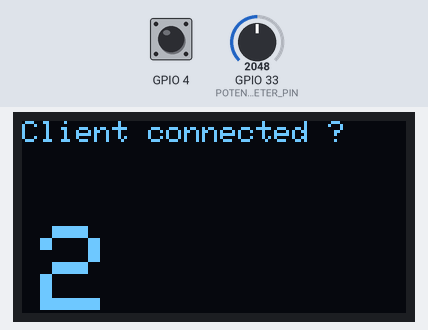
The sketch below on a simulated ESP32. Parts: 128×64 one-colour display. Inputs (shaded band) come from the test bench; at power-on: GPIO 33 (POTENTIOMETER_PIN) = 2048, GPIO 4 HIGH. WiFi joins after 1.5 s; servers stay silent unless stated; what the sketch prints to the serial monitor is not drawn.

Above: at 2.7 s.
2.8 s: GPIO 33 (POTENTIOMETER_PIN) set to 112
4.3 s: GPIO 33 (POTENTIOMETER_PIN) set to 98
At 4.8 s:
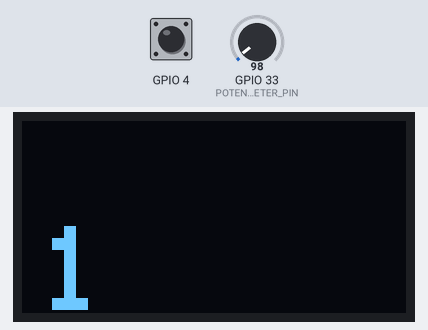
5.8 s: GPIO 33 (POTENTIOMETER_PIN) set to 491
At 6.2 s:
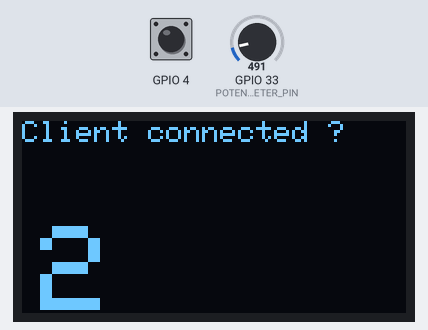
8.9 s: GPIO 33 (POTENTIOMETER_PIN) set to 0
At 9.6 s:
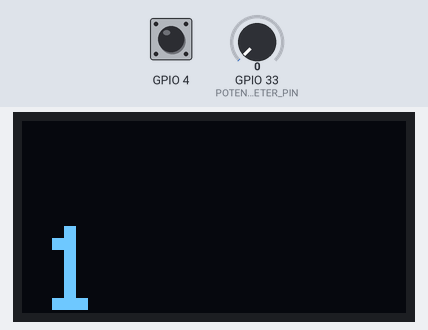
10.4 s: GPIO 33 (POTENTIOMETER_PIN) set to 1228
At 11.0 s:
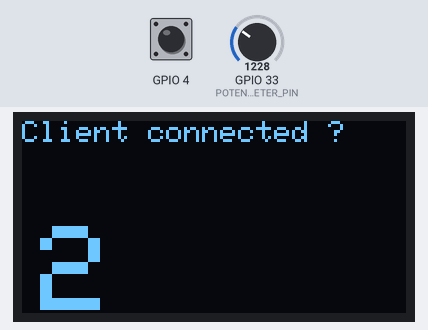
Timing chart, 0 to 12.9 s (numbered marks = the images above; inputs shaded):
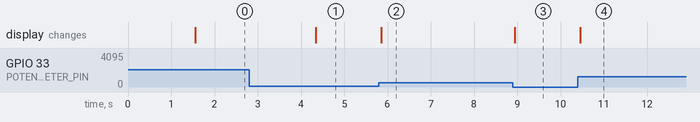

Measured:
- the behaviour switches between 103 and 102 on GPIO 33 (POTENTIOMETER_PIN) (found by bisection; images 0 and 1)
- after the input at 2.8 s, every drawn part: stays the same
- after the input at 4.3 s, the display: changes at once (image 1)
- after the input at 5.8 s, the display: changes after 0.05 s (image 2)
- after the input at 8.9 s, the display: changes at once (image 3)
- after the input at 10.4 s, the display: changes after 0.05 s (image 4)

The sketch:

main_POTE.ino
```cpp
/*
  UDP_Servidor_Multicast
  Created:  2022/09/01
  Last modified: 2022/09/03 23:55:15
  Version: 1.0

  Author: Miguel Grassi
  Contact: migrassi@gmail.com

  Description:
  Requiere un cable con extremo desnudo o soldado a una plaquita PCB conectada al pin
  del Touch0 (GPIO 4 del ESP32 - 7º pin de la derecha, contando desde abajo en NodeMCU)

  Se suscribe a un grupo UDP Multicast (239.1.2.3)
  Ver: https://www.iana.org/assignments/multicast-addresses/multicast-addresses.xhtml

      Al iniciar imprime por puerto serie el IP y puerto UDP que está escuchando

      Cada vez que recibe un mensaje por UDP imprime en el puerto serie:
      - El tipo de mensaje (Unicast, Multicast o Broadcast)
      - El IP y puerto UDP del Sender
      - El IP y puerto UDP propio
      - El Payload (contenido) del mensaje

      Retransmite al grupo UDP lo que recibe en el puerto serie

      Si recibe un número entero o float lo guarda en la variable salto

      Cuando recibe contacto en el Touch 0 manda un al valor guardado en la var salto por el UDP.

  Ver proyecto completo en https://github.com/migrassi/ESP32-Unity-UDP

  (c) 2022 - https://MiguelGrassi.com.ar

*/

#include <Arduino.h> // Esta linea no hace falta si se usa el entorno Arduino
#include "WiFi.h"
#include "AsyncUDP.h"


const char * ssid = "S7YesicaAndroid";
const char * password = "yesica666";

const int puerto = 1234;

AsyncUDP udp;
String miBuffer;
float auxi;
String salto = "1";
String value1 = "1";
String value2 = "2";

int threshold = 40;// Original 60
bool touch0detected = false;
void gotTouch0()
{
  touch0detected = true;
}

#define POTENTIOMETER_PIN  33  // ESP32 pin GIOP36 (ADC0) connected to Potentiometer pin
int sensorValue = 0;        // value read from the pot
int outputValue = 0;        // value output to the PWM (analog
//r1 34
//r2 35
//r3 32
//r4 33
////////////// TFT SCREEN ///////////////////////////////////////
#include <SPI.h>
#include <Wire.h>
#include <Adafruit_GFX.h>
#include <Adafruit_SSD1306.h>
#define SCREEN_WIDTH 128 // OLED display width, in pixels
#define SCREEN_HEIGHT 64 // OLED display height, in pixels
// Declaration for an SSD1306 display connected to I2C (SDA, SCL pins)
#define OLED_RESET     -1 // Reset pin # (or -1 if sharing Arduino reset pin)
Adafruit_SSD1306 display(SCREEN_WIDTH, SCREEN_HEIGHT, &Wire, OLED_RESET);
///////////////////////////////////////////////////////////////////
void setup()
{
  Serial.begin(115200);
  WiFi.mode(WIFI_STA);
  WiFi.begin(ssid, password);
  if (WiFi.waitForConnectResult() != WL_CONNECTED) {
    Serial.println("WiFi Failed");
    while (1) {
      delay(1000);
    }
  }

  ///////////// TFT DISPLAY /////////////
  // SSD1306_SWITCHCAPVCC = generate display voltage from 3.3V internally
  if (!display.begin(SSD1306_SWITCHCAPVCC, 0x3C)) {
    Serial.println(F("SSD1306 allocation failed"));
    for (;;); // Don't proceed, loop forever
  }

  touchAttachInterrupt(T0, gotTouch0, threshold);
  if (udp.listenMulticast(IPAddress(239, 1, 2, 3), puerto)) {
    Serial.print("Escuchando UDP en IP: ");
    Serial.println(WiFi.localIP());
    Serial.print("  Puerto:  ");
    Serial.println(puerto);
    udp.onPacket([](AsyncUDPPacket packet) {

      /////// Display values on the screen
      display.clearDisplay();

      display.setTextSize(1);             // Normal 1:1 pixel scale
      display.setTextColor(WHITE);        // Draw white text
      display.setCursor(0, 0);
      //display.println(myIP);// Start at top-left corner
      display.println(F("Client connected ?"));

      display.setTextSize(2);             // Draw 2X-scale text
      display.setTextColor(WHITE);
      display.setCursor(5, 16);
      //display.println(F("BELLY"));

      display.setTextSize(4);             // Draw 2X-scale text
      display.setTextColor(WHITE);
      display.setCursor(6, 35);
      //display.println(6 * norm);

      display.display();
      delay(50);

      Serial.print("Tipo de paquete UDP: ");
      Serial.print(packet.isBroadcast() ? "Broadcast" : packet.isMulticast() ? "Multicast" : "Unicast");
      Serial.print(", De: ");
      Serial.print(packet.remoteIP());
      Serial.print(":");
      Serial.print(packet.remotePort());
      Serial.print(", To: ");
      Serial.print(packet.localIP());
      Serial.print(":");
      Serial.print(packet.localPort());
      Serial.print(", Longitud: ");
      Serial.print(packet.length());
      Serial.print(", Data: ");
      Serial.write(packet.data(), packet.length());
      Serial.println();
      //reply to the client
      packet.printf("Recibí %u bytes de datos", packet.length());
    });
    //Send multicast
    udp.print("Hola Grupo!");
  }
}

void loop()
{
  if (Serial.available()) {      // Si viene algo en el puerto Serial (USB),
    // udp.print(Serial.read());   // Manda por udp al grupo Multicast cada caracter que le llega
    //miBuffer = Serial.readString(); // Espera hasta el TimeOut. Es más lenta pero lee la cadena entera
    miBuffer = Serial.readStringUntil('\n');//Lee la cadena hasta el caracter indicado o toda por timeout si el caracter no está
  }

  if (miBuffer != "")//Si hay un string en miBuffer
  {
    udp.print(miBuffer);   // Lo manda por udp al grupo Multicast. Unity no recibe esto porque no se suscribe aparentemente
    udp.broadcastTo(miBuffer.c_str(), 1234); // Pero si recibe el broadcast
    auxi = miBuffer.toFloat(); // Además, si es convertible a un número, lo carga en una variable auxiliar
    if (auxi == 0) // Aunque evito que quede en cero
    {
      salto = "1";
    }
    else
    {
      salto = String(auxi);
    }

    miBuffer = "";


  }

  if (touch0detected) {
    touch0detected = false;
    Serial.print("Touch 0 detectado: ");
    Serial.print(salto);
    Serial.println();
    udp.broadcastTo(salto.c_str(), 1234);
  }

  sensorValue = analogRead(POTENTIOMETER_PIN);
  outputValue = map(sensorValue, 1023, 0, 20, 0);

  if (outputValue >= 3 )
  {
    digitalWrite (LED_BUILTIN, HIGH);
    //sendValues();//SEND DATA
    udp.broadcastTo(String(outputValue).c_str(), 1234);
    Serial.println(2);

    /////// Display values on the screen
    display.clearDisplay();

//    if (invertScreen == true)
//    {
//      display.invertDisplay(true);
//    }

    display.setTextSize(1);             // Normal 1:1 pixel scale
    display.setTextColor(WHITE);        // Draw white text
    display.setCursor(0, 0);
    //display.println(myIP);// Start at top-left corner
    display.println(F("Client connected ?"));

    display.setTextSize(2);             // Draw 2X-scale text
    display.setCursor(5, 16);
    display.setTextColor(WHITE);
    //display.println(F("BELLY"));

    display.setTextSize(4);
    display.setCursor(6, 35);
    display.println(2);

    display.display();
  }
  else if (outputValue < 3 )
  {
    digitalWrite (LED_BUILTIN, LOW);
    Serial.println(1);
    udp.broadcastTo(String(outputValue).c_str(), 1234);

    /////// Display values on the screen
    display.clearDisplay();
//
//    if (invertScreen == true)
//    {
//      display.invertDisplay(true);
//    }

    display.setTextSize(1);             // Normal 1:1 pixel scale
    display.setTextColor(WHITE);        // Draw white text
    display.setCursor(0, 0);
    //display.println(myIP);// Start at top-left corner
    //display.println(F("Client connected ?"));

    display.setTextSize(2);             // Draw 2X-scale text
    display.setCursor(5, 16);
    display.setTextColor(WHITE);
    //display.println(F("BELLY"));

    display.setTextSize(4);
    display.setCursor(6, 35);
    display.println(1);

    display.display();

  }

  Serial.print("outpuValue: ");
  Serial.print(outputValue);
  Serial.println();
}

//void sendValues() {
//  String builtString = String("");
//  builtString += String((int)outputValue);
//
//  udp.broadcastTo(builtString.c_str(), 1234);
//  Serial.print("builtString ");
//  Serial.print(builtString);
//  Serial.println();
//}
```
